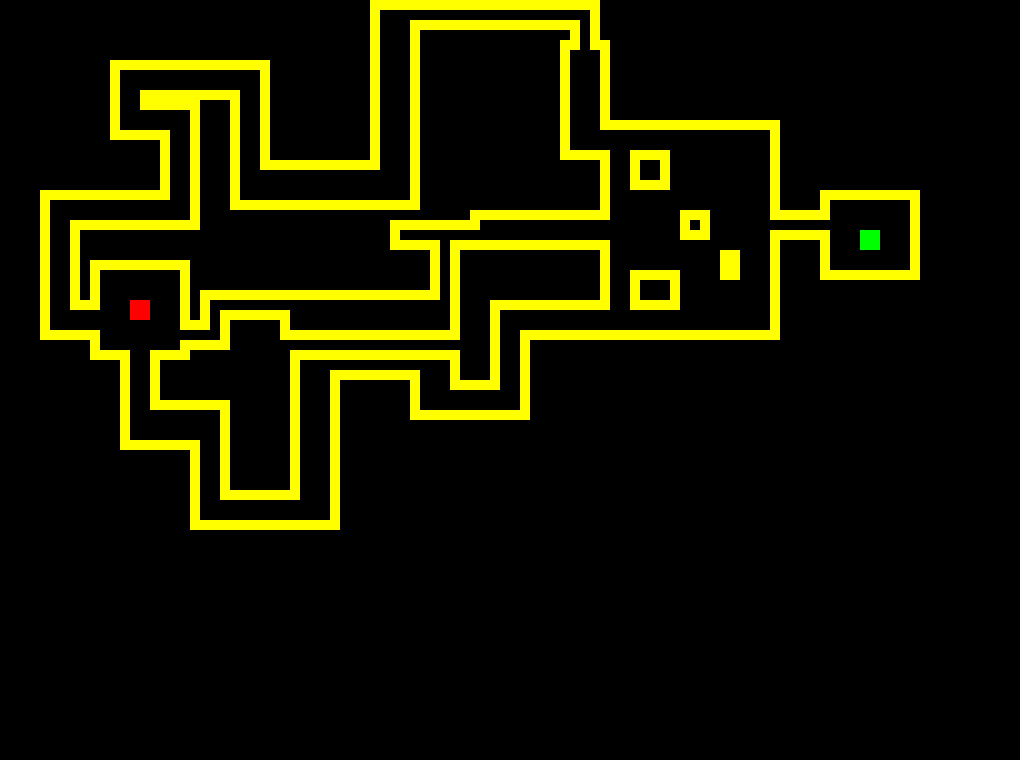

This is a level from a 2D game, rendered from its Tiled map with the project's own tilesets. A one-line summary and the map file follow, with tile-layer data summarised:
An orthogonal 102x76 tile map with 10x10 px tiles, 1 tile layer (Tile Layer 1) and 102 objects (start, end).

<map version="1.0" orientation="orthogonal" renderorder="right-down" width="102" height="76" tilewidth="10" tileheight="10">
 <tileset firstgid="1" name="devtiles" tilewidth="10" tileheight="10">
  <image source="../art/devtiles.png" width="100" height="100" />
 </tileset>
 <layer name="Tile Layer 1" width="102" height="76">
  <data>[7752 cells, 742 non-empty, 3 distinct tile ids]</data>
 </layer>
 <objectgroup name="poi">
  <object name="Start" type="start" x="860" y="230" width="20" height="20" />
  <object name="End" type="end" x="130" y="300" width="20" height="20" />
 </objectgroup>
 <objectgroup name="Walls">
  <object x="120" y="70">
   <polyline points="0,0 140,0" />
  </object>
  <object x="140" y="90">
   <polyline points="0,0 100,0" />
  </object>
  <object x="140" y="110">
   <polyline points="0,0 50,0" />
  </object>
  <object x="120" y="130">
   <polyline points="0,0 50,0" />
  </object>
  <object x="50" y="200">
   <polyline points="0,0 120,0" />
  </object>
  <object x="70" y="220">
   <polyline points="0,0 120,0" />
  </object>
  <object x="70" y="310">
   <polyline points="0,0 30,0" />
  </object>
  <object x="50" y="330">
   <polyline points="0,0 50,0" />
  </object>
  <object x="100" y="270">
   <polyline points="0,0 80,0" />
  </object>
  <object x="100" y="350">
   <polyline points="0,0 30,0" />
  </object>
  <object x="150" y="350">
   <polyline points="0,0 30,0" />
  </object>
  <object x="180" y="330">
   <polyline points="0,0 30,0" />
  </object>
  <object x="180" y="340">
   <polyline points="0,0 40,0" />
  </object>
  <object x="210" y="300">
   <polyline points="0,0 230,0" />
  </object>
  <object x="290" y="330">
   <polyline points="0,0 160,0" />
  </object>
  <object x="150" y="410">
   <polyline points="0,0 70,0" />
  </object>
  <object x="130" y="440">
   <polyline points="0,0 70,0" />
  </object>
  <object x="200" y="520">
   <polyline points="0,0 130,0" />
  </object>
  <object x="220" y="500">
   <polyline points="0,0 80,0" />
  </object>
  <object x="300" y="360">
   <polyline points="0,0 150,0" />
  </object>
  <object x="330" y="370">
   <polyline points="0,0 90,0" />
  </object>
  <object x="420" y="410">
   <polyline points="0,0 100,0" />
  </object>
  <object x="450" y="390">
   <polyline points="0,0 50,0" />
  </object>
  <object x="500" y="310">
   <polyline points="0,0 110,0" />
  </object>
  <object x="520" y="330">
   <polyline points="0,0 250,0" />
  </object>
  <object x="400" y="240">
   <polyline points="0,0 40,0" />
  </object>
  <object x="450" y="240">
   <polyline points="0,0 160,0" />
  </object>
  <object x="480" y="220">
   <polyline points="0,0 130,0" />
  </object>
  <object x="400" y="230">
   <polyline points="0,0 80,0" />
  </object>
  <object x="260" y="170">
   <polyline points="0,0 120,0" />
  </object>
  <object x="240" y="200">
   <polyline points="0,0 170,0" />
  </object>
  <object x="380" y="10">
   <polyline points="0,0 210,0" />
  </object>
  <object x="410" y="20">
   <polyline points="0,0 170,0" />
  </object>
  <object x="570" y="50">
   <polyline points="0,0 10,0" />
  </object>
  <object x="590" y="50">
   <polyline points="0,0 10,0" />
  </object>
  <object x="570" y="150">
   <polyline points="0,0 40,0" />
  </object>
  <object x="600" y="130">
   <polyline points="0,0 170,0" />
  </object>
  <object x="770" y="220">
   <polyline points="0,0 60,0" />
  </object>
  <object x="770" y="230">
   <polyline points="0,0 60,0" />
  </object>
  <object x="830" y="200">
   <polyline points="0,0 80,0" />
  </object>
  <object x="830" y="270">
   <polyline points="0,0 80,0" />
  </object>
  <object x="830" y="200">
   <polyline points="0,0 0,20" />
  </object>
  <object x="910" y="200">
   <polyline points="0,0 0,70" />
  </object>
  <object x="830" y="230">
   <polyline points="0,0 0,40" />
  </object>
  <object x="570" y="50">
   <polyline points="0,0 0,100" />
  </object>
  <object x="600" y="50">
   <polyline points="0,0 0,80" />
  </object>
  <object x="770" y="130">
   <polyline points="0,0 0,90" />
  </object>
  <object x="770" y="230">
   <polyline points="0,0 0,100" />
  </object>
  <object x="610" y="150">
   <polyline points="0,0 0,70" />
  </object>
  <object x="610" y="240">
   <polyline points="0,0 0,70" />
  </object>
  <object x="500" y="310">
   <polyline points="0,0 0,80" />
  </object>
  <object x="520" y="330">
   <polyline points="0,0 0,80" />
  </object>
  <object x="480" y="220">
   <polyline points="0,0 0,10" />
  </object>
  <object x="400" y="230">
   <polyline points="0,0 0,10" />
  </object>
  <object x="440" y="240">
   <polyline points="0,0 0,60" />
  </object>
  <object x="450" y="240">
   <polyline points="0,0 0,90" />
  </object>
  <object x="450" y="360">
   <polyline points="0,0 0,30" />
  </object>
  <object x="420" y="370">
   <polyline points="0,0 0,40" />
  </object>
  <object x="300" y="360">
   <polyline points="0,0 0,140" />
  </object>
  <object x="330" y="370">
   <polyline points="0,0 0,150" />
  </object>
  <object x="220" y="410">
   <polyline points="0,0 0,90" />
  </object>
  <object x="200" y="440">
   <polyline points="0,0 0,80" />
  </object>
  <object x="150" y="350">
   <polyline points="0,0 0,60" />
  </object>
  <object x="130" y="350">
   <polyline points="0,0 0,90" />
  </object>
  <object x="100" y="330">
   <polyline points="0,0 0,20" />
  </object>
  <object x="100" y="270">
   <polyline points="0,0 0,40" />
  </object>
  <object x="180" y="270">
   <polyline points="0,0 0,60" />
  </object>
  <object x="180" y="340">
   <polyline points="0,0 0,10" />
  </object>
  <object x="210" y="300">
   <polyline points="0,0 0,30" />
  </object>
  <object x="220" y="310">
   <polyline points="0,0 0,30" />
  </object>
  <object x="220" y="310">
   <polyline points="0,0 70,0" />
  </object>
  <object x="290" y="310">
   <polyline points="0,0 0,20" />
  </object>
  <object x="70" y="220">
   <polyline points="0,0 0,90" />
  </object>
  <object x="50" y="200">
   <polyline points="0,0 0,130" />
  </object>
  <object x="170" y="130">
   <polyline points="0,0 0,70" />
  </object>
  <object x="190" y="110">
   <polyline points="0,0 0,110" />
  </object>
  <object x="140" y="90">
   <polyline points="0,0 0,20" />
  </object>
  <object x="120" y="70">
   <polyline points="0,0 0,60" />
  </object>
  <object x="260" y="70">
   <polyline points="0,0 0,100" />
  </object>
  <object x="240" y="90">
   <polyline points="0,0 0,110" />
  </object>
  <object x="380" y="10">
   <polyline points="0,0 0,160" />
  </object>
  <object x="410" y="20">
   <polyline points="0,0 0,180" />
  </object>
  <object x="580" y="20">
   <polyline points="0,0 0,30" />
  </object>
  <object x="590" y="10">
   <polyline points="0,0 0,40" />
  </object>
  <object x="630" y="150">
   <polyline points="0,0 40,0" />
  </object>
  <object x="630" y="190">
   <polyline points="0,0 40,0" />
  </object>
  <object x="630" y="150">
   <polyline points="0,0 0,40" />
  </object>
  <object x="670" y="150">
   <polyline points="0,0 0,40" />
  </object>
  <object x="680" y="210">
   <polyline points="0,0 30,0" />
  </object>
  <object x="710" y="210">
   <polyline points="0,0 0,30" />
  </object>
  <object x="680" y="210">
   <polyline points="0,0 0,30" />
  </object>
  <object x="680" y="240">
   <polyline points="0,0 30,0" />
  </object>
  <object x="720" y="250">
   <polyline points="0,0 20,0" />
  </object>
  <object x="740" y="250">
   <polyline points="0,0 0,30" />
  </object>
  <object x="740" y="280">
   <polyline points="0,0 -20,0" />
  </object>
  <object x="720" y="280">
   <polyline points="0,0 0,-30" />
  </object>
  <object x="630" y="270">
   <polyline points="0,0 50,0" />
  </object>
  <object x="630" y="270">
   <polyline points="0,0 0,40" />
  </object>
  <object x="630" y="310">
   <polyline points="0,0 50,0" />
  </object>
  <object x="680" y="270">
   <polyline points="0,0 0,40" />
  </object>
 </objectgroup>
</map>
